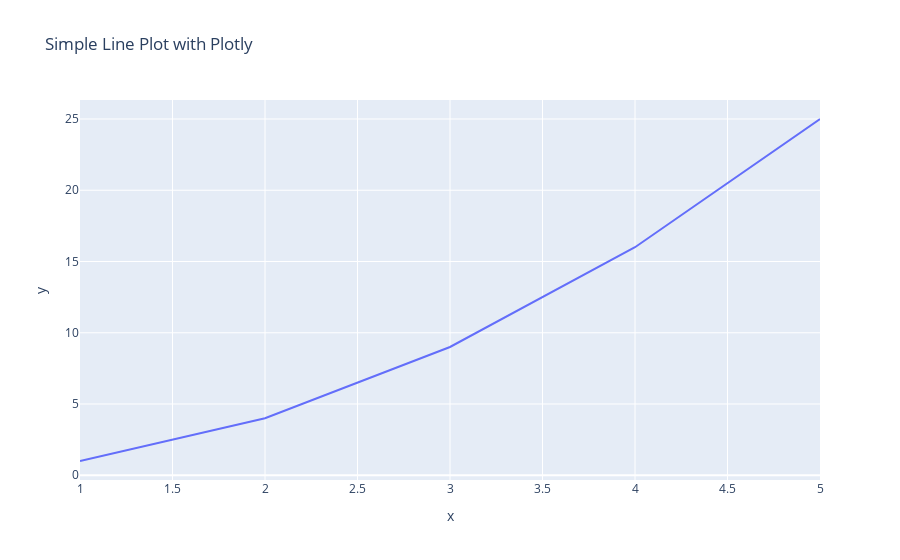

Notebook code for this chart:
### Code cell
import plotly.express as px  # Import Plotly Express for quick and easy plots

# Data for the plot
x = [1, 2, 3, 4, 5]  # X-axis values
y = [1, 4, 9, 16, 25]  # Y-axis values

# Create a simple line plot
fig = px.line(x=x, y=y, title="Simple Line Plot with Plotly")

# Show the plot
fig.show()  # Display the plot

### Figure 1 — Plotly figure (JSON) as saved in the notebook; plotly's stock layout.template omitted (floating-point values rounded to 4 significant figures)
{"data": [{"hovertemplate": "x=%{x}<br>y=%{y}<extra></extra>", "legendgroup": "", "line": {"color": "#636efa", "dash": "solid"}, "marker": {"symbol": "circle"}, "mode": "lines", "name": "", "orientation": "v", "showlegend": false, "type": "scatter", "x": [1, 2, 3, 4, 5], "xaxis": "x", "y": [1, 4, 9, 16, 25], "yaxis": "y"}], "layout": {"legend": {"tracegroupgap": 0}, "title": {"text": "Simple Line Plot with Plotly"}, "xaxis": {"anchor": "y", "domain": [0, 1], "title": {"text": "x"}}, "yaxis": {"anchor": "x", "domain": [0, 1], "title": {"text": "y"}}}}
